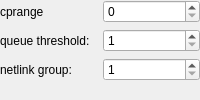
            <widget class="QWidget" name="WStackPage1">
             <layout class="QGridLayout">
              <property name="margin" stdset="0">
               <number>0</number>
              </property>
              <item row="0" column="1">
               <widget class="QSpinBox" name="cprange">
                <property name="maximum">
                 <number>1500</number>
                </property>
               </widget>
              </item>
              <item row="0" column="0">
               <widget class="QLabel" name="textLabel2">
                <property name="text">
                 <string>cprange</string>
                </property>
                <property name="wordWrap">
                 <bool>false</bool>
                </property>
               </widget>
              </item>
              <item row="1" column="1">
               <widget class="QSpinBox" name="qthreshold">
                <property name="minimum">
                 <number>1</number>
                </property>
               </widget>
              </item>
              <item row="1" column="0">
               <widget class="QLabel" name="textLabel3">
                <property name="text">
                 <string>queue threshold:</string>
                </property>
                <property name="wordWrap">
                 <bool>false</bool>
                </property>
               </widget>
              </item>
              <item row="2" column="0">
               <widget class="QLabel" name="textLabel4">
                <property name="text">
                 <string>netlink group:</string>
                </property>
                <property name="wordWrap">
                 <bool>false</bool>
                </property>
               </widget>
              </item>
              <item row="2" column="1">
               <widget class="QSpinBox" name="nlgroup">
                <property name="minimum">
                 <number>1</number>
                </property>
                <property name="maximum">
                 <number>32</number>
                </property>
               </widget>
              </item>
              <item row="3" column="0">
               <spacer>
                <property name="orientation">
                 <enum>Qt::Orientation::Vertical</enum>
                </property>
                <property name="sizeType">
                 <enum>QSizePolicy::Policy::Expanding</enum>
                </property>
                <property name="sizeHint" stdset="0">
                 <size>
                  <width>20</width>
                  <height>16</height>
                 </size>
                </property>
               </spacer>
              </item>
             </layout>
            </widget>
